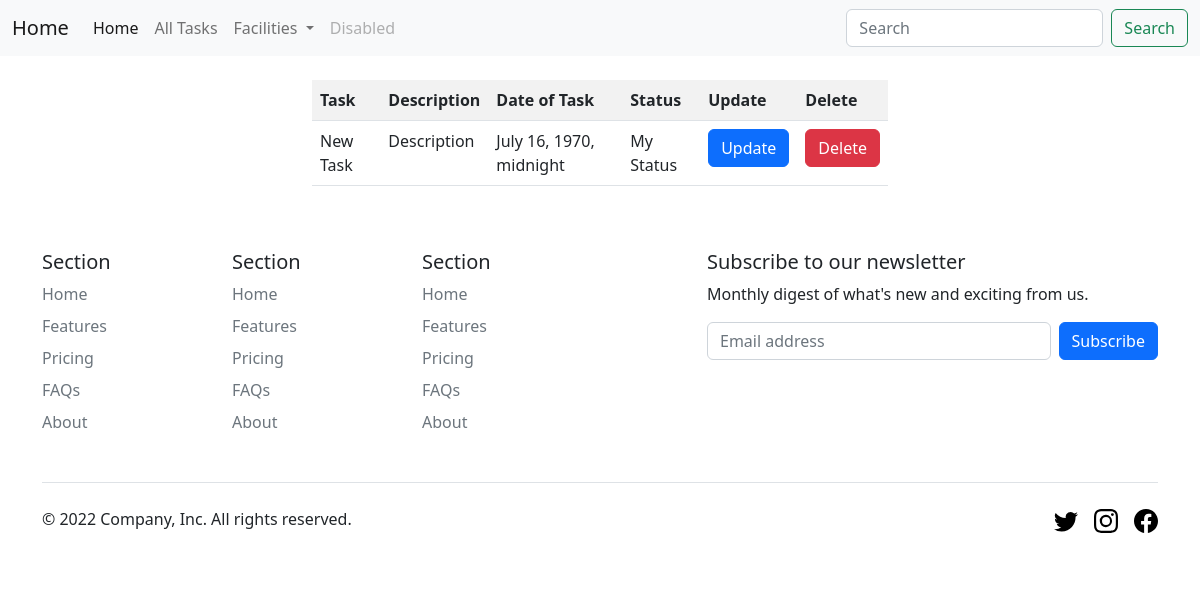
Before: /todo/tasks/ with the older database file.
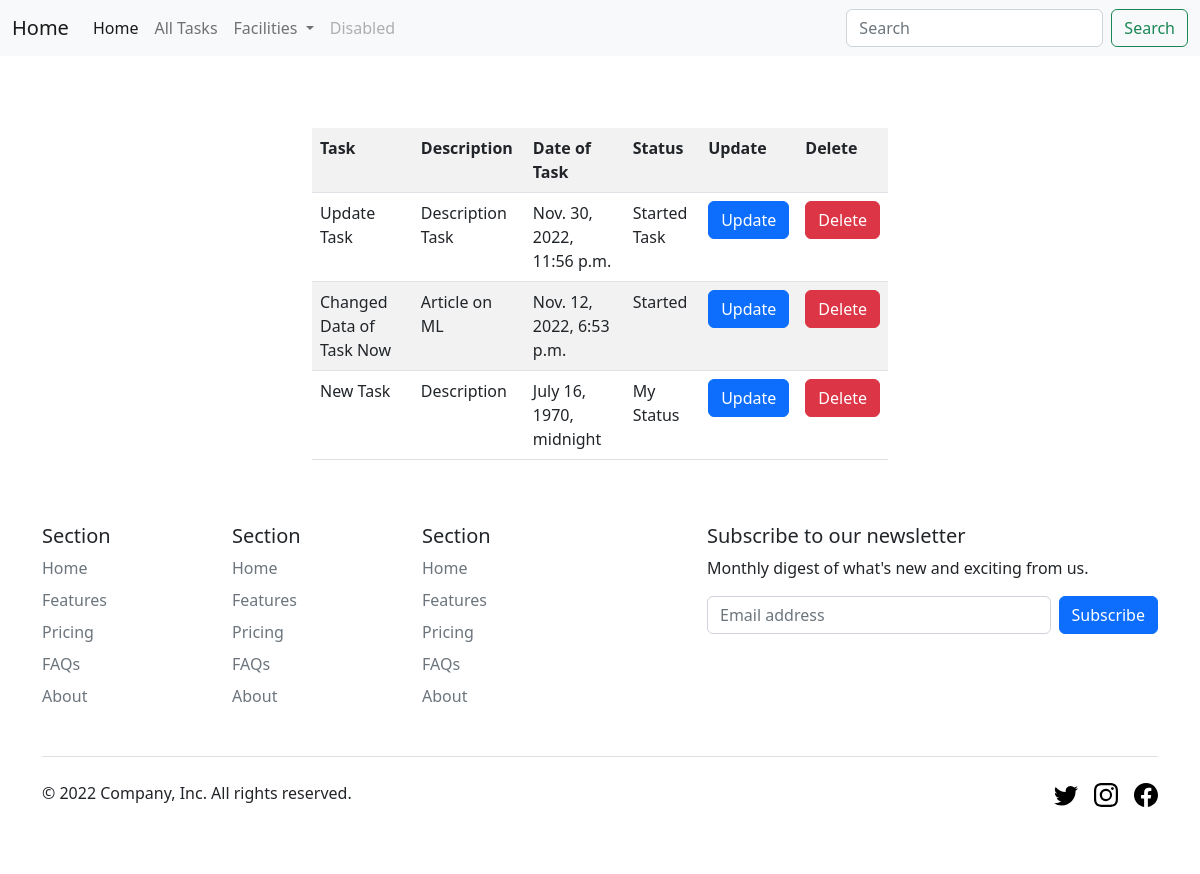
After: the same page with the newer database file.
### todoapp/models.py (models this page shows)
class TodoModel(models.Model):
    task = models.CharField(max_length=200)
    description = models.CharField(max_length=200)
    status = models.CharField(max_length=200)
    dateoftask = models.DateTimeField()

### todoapp/views.py (the view)
# urls.py: path('tasks/', views.alltasks),
def alltasks(request):
    data = TodoModel.objects.all().order_by('id').reverse()
    return render(request, "alltasks.html", {"tasks": data})

### templates/alltasks.html (shortened to what this page needs)
{% extends "base/base.html" %}
{% block content %}
<div class="row">
    <div class="col-md-3"></div>
    <div class="col-md-6">
        <table class="table table-striped table-hover">
            <tr>
                <th>Task</th>
                <th>Description</th>
                <th>Date of Task</th>
                <th>Status</th>
                <th>Update</th>
                <th>Delete</th>
            </tr>
            {% for task in tasks %}
            <tr>
                <td>{{task.task}}</td>
                <td>{{task.description}}</td>
                <td>{{task.dateoftask}}</td>
                <td>{{task.status}}</td>
                <td><a class="btn btn-primary" href="/update?id={{task.id}}">Update</a></td>
                <td><a class="btn btn-danger" href="/delete?id={{task.id}}">Delete</a></td>
            </tr>
            <br>
            {% endfor %}
        </table>
    </div>
    <div class="col-md-3"></div>
</div>
{% endblock %}

### templates/base/base.html (shortened to what this page needs)
<!doctype html>
<html lang="en">
  <head>
    <link href="https://cdn.jsdelivr.net/npm/bootstrap@5.2.2/dist/css/bootstrap.min.css" rel="stylesheet">
  </head>
  <body>
  <nav class="navbar navbar-expand-lg bg-light">
  <div class="container-fluid">
    <a class="navbar-brand" href="#">Home</a>
    <div class="collapse navbar-collapse" id="navbarSupportedContent">
      <ul class="navbar-nav me-auto mb-2 mb-lg-0">
        <li class="nav-item">
          <a class="nav-link active" aria-current="page" href="#">Home</a>
        </li>
        <li class="nav-item">
          <a class="nav-link" href="/todo/tasks/">All Tasks</a>
        </li>
        <li class="nav-item dropdown">
          <a class="nav-link dropdown-toggle" href="#" role="button" data-bs-toggle="dropdown" aria-expanded="false">
            Facilities
          </a>
        </li>
        <li class="nav-item">
          <a class="nav-link disabled">Disabled</a>
        </li>
      </ul>
      <form class="d-flex" role="search">
        <input class="form-control me-2" type="search" placeholder="Search" aria-label="Search">
        <button class="btn btn-outline-success" type="submit">Search</button>
      </form>
    </div>
  </div>
</nav>
    <div class="container-fluid">
        {% block content %}{% endblock %}
</div>
<div class="container-fluid">
<div class="container">
  <footer class="py-5">
    <div class="row">
      <div class="col-6 col-md-2 mb-3">
        <h5>Section</h5>
        <ul class="nav flex-column">
          <li class="nav-item mb-2"><a href="#" class="nav-link p-0 text-muted">Home</a></li>
          <li class="nav-item mb-2"><a href="#" class="nav-link p-0 text-muted">Features</a></li>
          <li class="nav-item mb-2"><a href="#" class="nav-link p-0 text-muted">Pricing</a></li>
          <li class="nav-item mb-2"><a href="#" class="nav-link p-0 text-muted">FAQs</a></li>
          <li class="nav-item mb-2"><a href="#" class="nav-link p-0 text-muted">About</a></li>
        </ul>
      </div>
      <div class="col-6 col-md-2 mb-3">
        <h5>Section</h5>
        <ul class="nav flex-column">
          <li class="nav-item mb-2"><a href="#" class="nav-link p-0 text-muted">Home</a></li>
          <li class="nav-item mb-2"><a href="#" class="nav-link p-0 text-muted">Features</a></li>
          <li class="nav-item mb-2"><a href="#" class="nav-link p-0 text-muted">Pricing</a></li>
          <li class="nav-item mb-2"><a href="#" class="nav-link p-0 text-muted">FAQs</a></li>
          <li class="nav-item mb-2"><a href="#" class="nav-link p-0 text-muted">About</a></li>
        </ul>
      </div>
      <div class="col-6 col-md-2 mb-3">
        <h5>Section</h5>
        <ul class="nav flex-column">
          <li class="nav-item mb-2"><a href="#" class="nav-link p-0 text-muted">Home</a></li>
          <li class="nav-item mb-2"><a href="#" class="nav-link p-0 text-muted">Features</a></li>
          <li class="nav-item mb-2"><a href="#" class="nav-link p-0 text-muted">Pricing</a></li>
          <li class="nav-item mb-2"><a href="#" class="nav-link p-0 text-muted">FAQs</a></li>
          <li class="nav-item mb-2"><a href="#" class="nav-link p-0 text-muted">About</a></li>
        </ul>
      </div>
      <div class="col-md-5 offset-md-1 mb-3">
        <form>
          <h5>Subscribe to our newsletter</h5>
          <p>Monthly digest of what's new and exciting from us.</p>
          <div class="d-flex flex-column flex-sm-row w-100 gap-2">
            <input id="newsletter1" type="text" class="form-control" placeholder="Email address">
            <button class="btn btn-primary" type="button">Subscribe</button>
          </div>
        </form>
      </div>
    </div>
    <div class="d-flex flex-column flex-sm-row justify-content-between py-4 my-4 border-top">
      <p>&copy; 2022 Company, Inc. All rights reserved.</p>
      <ul class="list-unstyled d-flex">
        <li class="ms-3"><a class="link-dark" href="#"><svg class="bi" width="24" height="24"><use xlink:href="#twitter"/></svg></a></li>
        <li class="ms-3"><a class="link-dark" href="#"><svg class="bi" width="24" height="24"><use xlink:href="#instagram"/></svg></a></li>
        <li class="ms-3"><a class="link-dark" href="#"><svg class="bi" width="24" height="24"><use xlink:href="#facebook"/></svg></a></li>
      </ul>
    </div>
  </footer>
</div>
</div>
  </body>
</html>

Changed rows visible on the page:
added TodoModel: task "Update Task", description "Description Task", dateoftask "Nov. 30, 2022, 11:56 p.m.", status "Started Task"
added TodoModel: task "Changed Data of Task Now", description "Article on ML", dateoftask "Nov. 12, 2022, 6:53 p.m.", status "Started"
